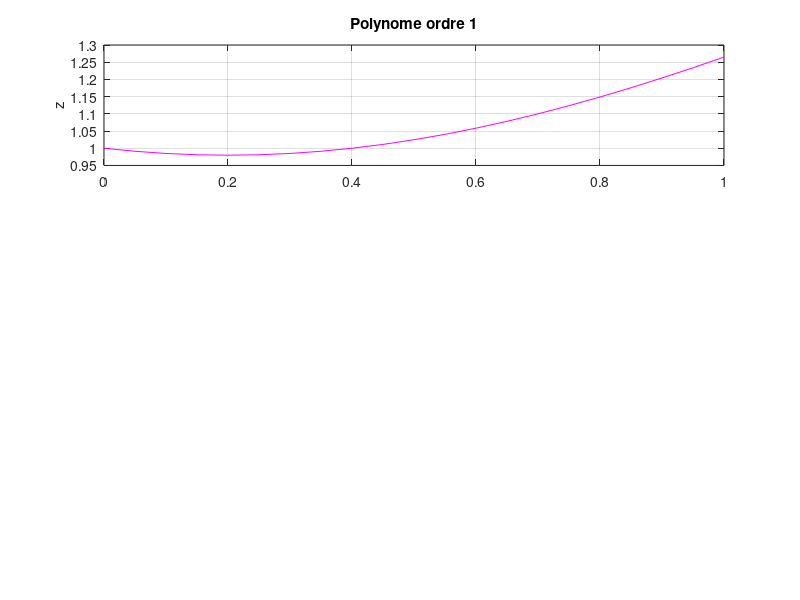

MATLAB code for this plot:
% etude de la stabilite

clear

%1er cas
%n=1.5;
%p2=2;

%2eme cas
n=0.2;
p2=1;

r1=-n-sqrt(n*n-p2);
%r2=-n+sqrt(n*n-p2);

lambda=r1;

h=0:0.05:1;

% ordre 1
poly1=abs(1+h*lambda);

subplot(3,1,1);
plot(h,poly1,'m');
grid on
ylabel('z');
title('Polynome ordre 1');
